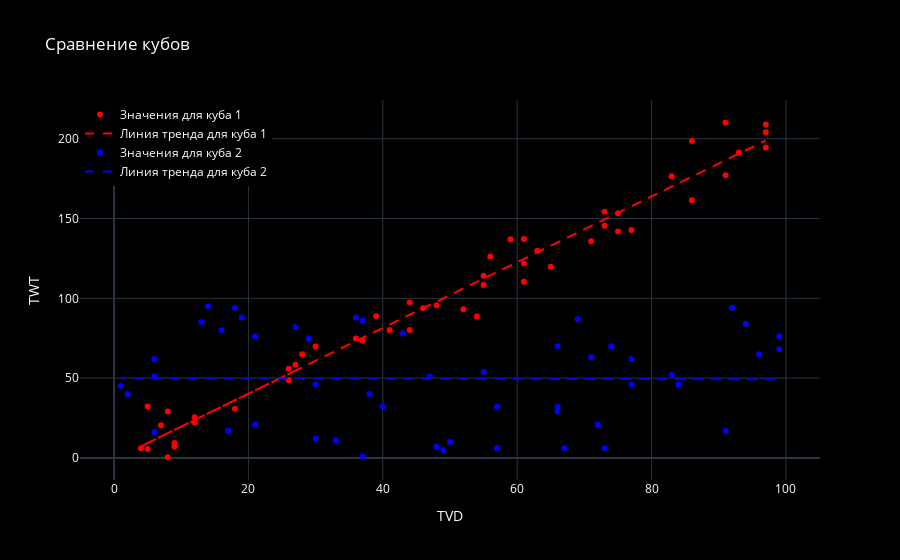

Write notebook code for a chart like this one.
### Code cell
#Это пример для сравнения, что тест работает и для разных амплитуд
x1 = np.random.randint(1, 100, 50)
y1 = 2 * x1 + np.random.normal(0, 10, 50)  # Сильная линейная зависимость
x2 = np.random.randint(1, 100, 50)
y2 = np.random.randint(1, 100, 50)  # Слабая линейная зависимость

plot_with_trend_lines(x1, y1, x2, y2)

### Figure 1 — Plotly figure (JSON) as saved in the notebook; plotly's stock layout.template omitted (floating-point values rounded to 4 significant figures)
{"data": [{"marker": {"color": "red"}, "mode": "markers", "name": "Значения для куба 1", "x": [27, 4, 71, 54, 75, 55, 30, 61, 97, 73, 41, 46, 44, 93, 48, 56, 44, 91, 63, 91, 52, 86, 83, 97, 59, 26, 73, 5, 12, 9, 7, 5, 8, 9, 65, 26, 86, 36, 18, 39, 77, 37, 75, 61, 97, 61, 55, 12, 28, 8], "y": [58.4, 6.055, 135.8, 88.59, 153.3, 114.1, 69.86, 137.2, 208.9, 154.2, 80.16, 93.76, 80.15, 191.3, 95.63, 126.2, 97.39, 177.2, 129.8, 210.0, 93.12, 198.6, 176.5, 204.0, 137.1, 48.64, 145.5, 5.505, 22.16, 9.263, 20.46, 32.18, 29.1, 7.103, 119.7, 55.91, 161.5, 74.8, 30.83, 88.71, 142.8, 73.4, 141.9, 110.4, 194.6, 121.8, 108.4, 25.48, 64.99, 0.4011], "type": "scatter"}, {"line": {"color": "red", "dash": "dash"}, "mode": "lines", "name": "Линия тренда для куба 1", "x": [27, 4, 71, 54, 75, 55, 30, 61, 97, 73, 41, 46, 44, 93, 48, 56, 44, 91, 63, 91, 52, 86, 83, 97, 59, 26, 73, 5, 12, 9, 7, 5, 8, 9, 65, 26, 86, 36, 18, 39, 77, 37, 75, 61, 97, 61, 55, 12, 28, 8], "y": [54.66, 7.279, 145.3, 110.3, 153.5, 112.3, 60.84, 124.7, 198.9, 149.4, 83.5, 93.8, 89.68, 190.6, 97.92, 114.4, 89.68, 186.5, 128.8, 186.5, 106.2, 176.2, 170.0, 198.9, 120.6, 52.6, 149.4, 9.339, 23.76, 17.58, 13.46, 9.339, 15.52, 17.58, 132.9, 52.6, 176.2, 73.2, 36.12, 79.38, 157.7, 75.26, 153.5, 124.7, 198.9, 124.7, 112.3, 23.76, 56.72, 15.52], "type": "scatter"}, {"marker": {"color": "blue"}, "mode": "markers", "name": "Значения для куба 2", "x": [57, 99, 30, 48, 19, 67, 36, 37, 16, 49, 30, 66, 13, 50, 66, 21, 2, 6, 17, 91, 99, 40, 38, 77, 83, 92, 6, 94, 55, 1, 84, 73, 27, 71, 66, 74, 18, 37, 6, 69, 14, 33, 21, 43, 57, 77, 72, 96, 29, 47], "y": [32, 68, 12, 7, 88, 6, 88, 1, 80, 5, 46, 70, 85, 10, 29, 21, 40, 16, 17, 17, 76, 32, 40, 62, 52, 94, 62, 84, 54, 45, 46, 6, 82, 63, 32, 70, 94, 86, 51, 87, 95, 11, 76, 78, 6, 46, 21, 65, 75, 51], "type": "scatter"}, {"line": {"color": "blue", "dash": "dash"}, "mode": "lines", "name": "Линия тренда для куба 2", "x": [57, 99, 30, 48, 19, 67, 36, 37, 16, 49, 30, 66, 13, 50, 66, 21, 2, 6, 17, 91, 99, 40, 38, 77, 83, 92, 6, 94, 55, 1, 84, 73, 27, 71, 66, 74, 18, 37, 6, 69, 14, 33, 21, 43, 57, 77, 72, 96, 29, 47], "y": [49.55, 49.25, 49.73, 49.61, 49.81, 49.48, 49.69, 49.69, 49.83, 49.6, 49.73, 49.48, 49.85, 49.59, 49.48, 49.8, 49.93, 49.9, 49.83, 49.31, 49.25, 49.66, 49.68, 49.41, 49.36, 49.3, 49.9, 49.29, 49.56, 49.94, 49.36, 49.43, 49.76, 49.45, 49.48, 49.43, 49.82, 49.69, 49.9, 49.46, 49.85, 49.71, 49.8, 49.64, 49.55, 49.41, 49.44, 49.27, 49.74, 49.62], "type": "scatter"}], "layout": {"font": {"color": "white"}, "legend": {"x": 0, "y": 1}, "title": {"text": "Сравнение кубов"}, "xaxis": {"title": {"text": "TVD"}}, "yaxis": {"title": {"text": "TWT"}}, "plot_bgcolor": "black", "paper_bgcolor": "black"}}
